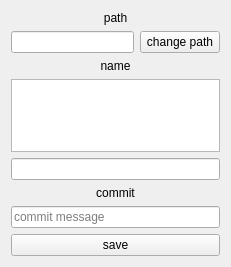
<?xml version="1.0" encoding="UTF-8"?>
<ui version="4.0">
 <class>Form</class>
 <widget class="QWidget" name="Form">
  <property name="geometry">
   <rect>
    <x>0</x>
    <y>0</y>
    <width>231</width>
    <height>267</height>
   </rect>
  </property>
  <property name="windowTitle">
   <string>Form</string>
  </property>
  <layout class="QGridLayout" name="gridLayout">
   <item row="6" column="0" colspan="2">
    <widget class="QLineEdit" name="lineEdit_2">
     <property name="placeholderText">
      <string>commit message</string>
     </property>
    </widget>
   </item>
   <item row="1" column="1">
    <widget class="QPushButton" name="pushButton">
     <property name="text">
      <string>change path</string>
     </property>
    </widget>
   </item>
   <item row="4" column="0" colspan="2">
    <widget class="QLineEdit" name="lineEdit"/>
   </item>
   <item row="1" column="0">
    <widget class="QLineEdit" name="lineEdit_3"/>
   </item>
   <item row="3" column="0" colspan="2">
    <widget class="QListWidget" name="listWidget"/>
   </item>
   <item row="0" column="0" colspan="2">
    <widget class="QLabel" name="label">
     <property name="text">
      <string>path</string>
     </property>
     <property name="alignment">
      <set>Qt::AlignCenter</set>
     </property>
    </widget>
   </item>
   <item row="2" column="0" colspan="2">
    <widget class="QLabel" name="label_2">
     <property name="text">
      <string>name</string>
     </property>
     <property name="alignment">
      <set>Qt::AlignCenter</set>
     </property>
    </widget>
   </item>
   <item row="7" column="0" colspan="2">
    <widget class="QPushButton" name="pushButton_2">
     <property name="text">
      <string>save</string>
     </property>
    </widget>
   </item>
   <item row="5" column="0" colspan="2">
    <widget class="QLabel" name="label_3">
     <property name="text">
      <string>commit</string>
     </property>
     <property name="alignment">
      <set>Qt::AlignCenter</set>
     </property>
    </widget>
   </item>
  </layout>
 </widget>
 <resources/>
 <connections/>
</ui>
